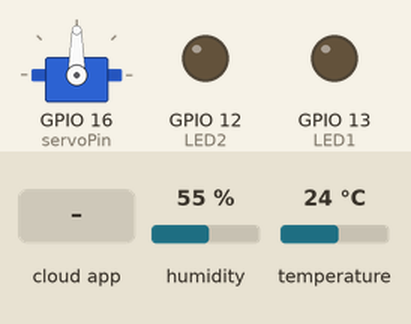
Simulated run of this sketch. Board: ESP8266 (NodeMCU). Parts: servo, output pins drawn as LEDs (lit = HIGH). The inputs (shaded band) are chosen by the test bench; at power-on: humidity 55 %, temperature 24 °C. What the sketch prints to the serial monitor is not drawn.

Above: at 1.3 s.
1.4 s: the phone or cloud app sets LED1 to 1
At 1.9 s:
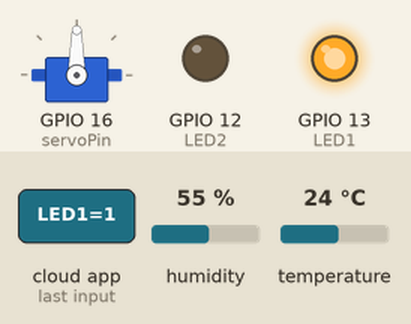
3.0 s: the phone or cloud app sets LED2 to 1
At 3.4 s:
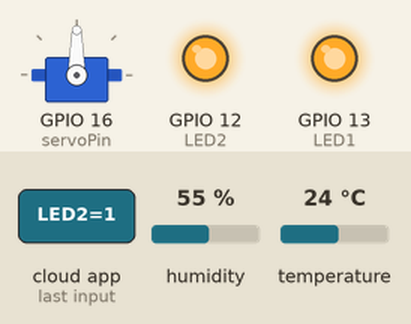
4.5 s: the phone or cloud app sets SERVOforward to 0
At 4.8 s:
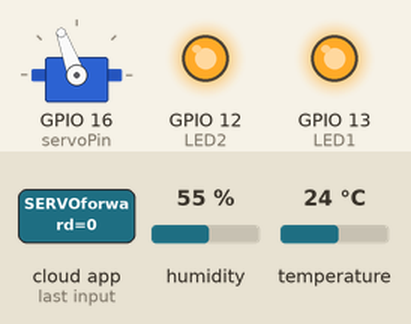
6.0 s: the phone or cloud app sets LED1 to 0
At 7.2 s:
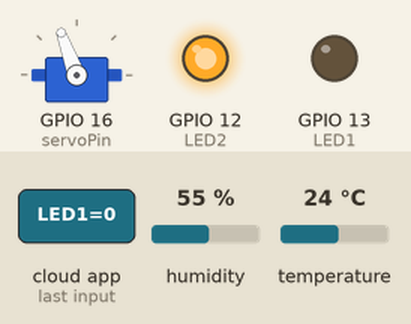
7.5 s: the phone or cloud app sets SERVOstop to 0
At 8.6 s:
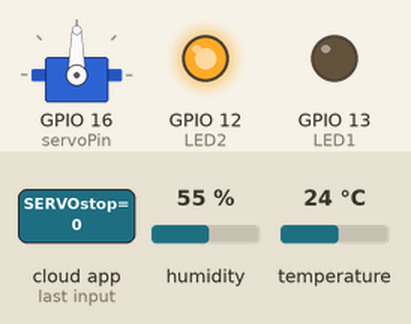
9.0 s: the phone or cloud app sets LED2 to 0
At 10.1 s:
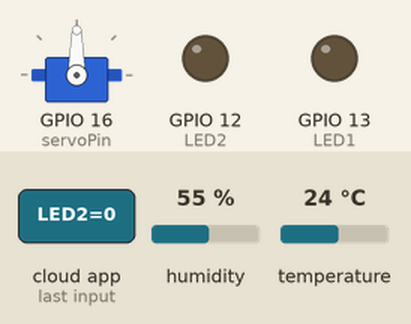
Timing chart, 0 to 11.5 s (numbered marks = the images above; inputs shaded):
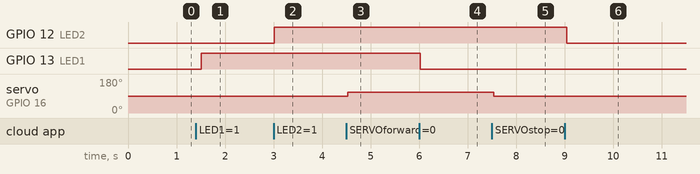

The sketch:

adafruit.ino
```cpp
//thinger LIBRARIES
#include <SPI.h>
#include <ESP8266WiFi.h>       //ESP8266 WiFi connection library
#include <ThingerESP8266.h>    //THINGER.IO library

//DHT22 LIBRARIES
#include <DHT.h>
#include <DHT_U.h>
#include <Adafruit_Sensor.h>

//SERVO LIBRARIES
#include <Servo.h>

//dht functions and pins
#define DHTPIN 14
#define DHTTYPE DHT22
DHT dht(DHTPIN, DHTTYPE);

//led pins
#define LED1 13
#define LED2 12

//servo pins
#define servoPin 16
Servo servo1;

// Thinger.io connection parameters
#define user "xumengh"
#define device_Id "esp8266"
#define device_credentials "_wABmUBI012_&++E"
ThingerESP8266 thing(user, device_Id, device_credentials);

void setup() {
  Serial.begin(9600);

  //sensor control
  dht.begin();
  pinMode(DHTPIN, INPUT);

  //led control
  pinMode(LED1,OUTPUT);
  pinMode(LED2,OUTPUT);

  //servo control
  pinMode(servoPin, OUTPUT);
  servo1.attach(servoPin);
  servo1.write(90);

  // Setup WiFi
  thing.add_wifi("freeman", "cogeco388");
  // Define the 'thing' with a name and data direction

//    //LED1
//    thing["LED1"] << [](pson& in){
//      digitalWrite(LED1, in ? HIGH : LOW);
//    };
//
//    //LED2
//    thing["LED2"] << [](pson & in) {
//      digitalWrite(LED2, in ? HIGH : LOW);
//    };

      thing["LED1"]<< digitalPin(LED1);
      thing["LED2"]<< digitalPin(LED2);

    //sensor
//    thing["dht22"] >> [](pson& out){
//    // Add the values and the corresponding code
//      out["celsius"] = dht.readTemperature();
//      out["humidity"] = dht.readHumidity();
//    };

    thing["dhtTemp"] >> [](pson& out){
    // Add the values and the corresponding code
      out["celsius"] = dht.readTemperature();
    };

    thing["dhtHumi"] >> [](pson& out){
      out["humidity"] = dht.readHumidity();
    };

  //servo control
    ///// stop speed
  thing["SERVOstop"] << [] (pson & in) {
    if (!in.is_empty()) {
      servo1.write(90);
    }
    in = false;
  };

  ///// slow forward speed
  thing ["SERVOforward"] << [] (pson & in) {
    if (!in.is_empty()) {
      servo1.write(110);
    }
    in = false;
  };

}

void loop() {
 thing.handle();
 Serial.print("Temperature: ");
 Serial.println(dht.readTemperature());
 Serial.print("Humidity: ");
 Serial.println(dht.readHumidity());

 delay(500);
}
```

Measured:
- after the input at 1.4 s, GPIO 13 (LED1): LOW → HIGH after 0.11 s
- after the input at 3.0 s, GPIO 12 (LED2): LOW → HIGH at once
- after the input at 4.5 s, servo on GPIO 16 (servoPin): 90° → 110° at once
- after the input at 6.0 s, GPIO 13 (LED1): HIGH → LOW at once
- after the input at 7.5 s, servo on GPIO 16 (servoPin): 110° → 90° at once
- after the input at 9.0 s, GPIO 12 (LED2): HIGH → LOW at once
